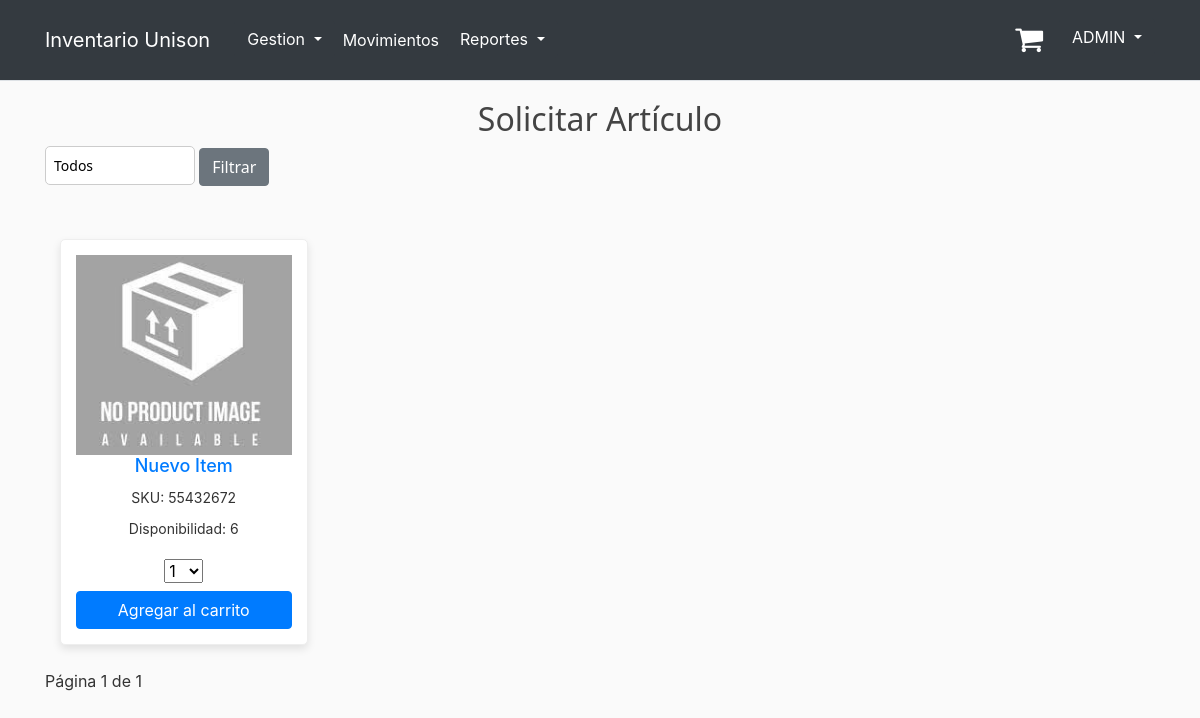
/ (signed in), run on an earlier commit of the app's database.
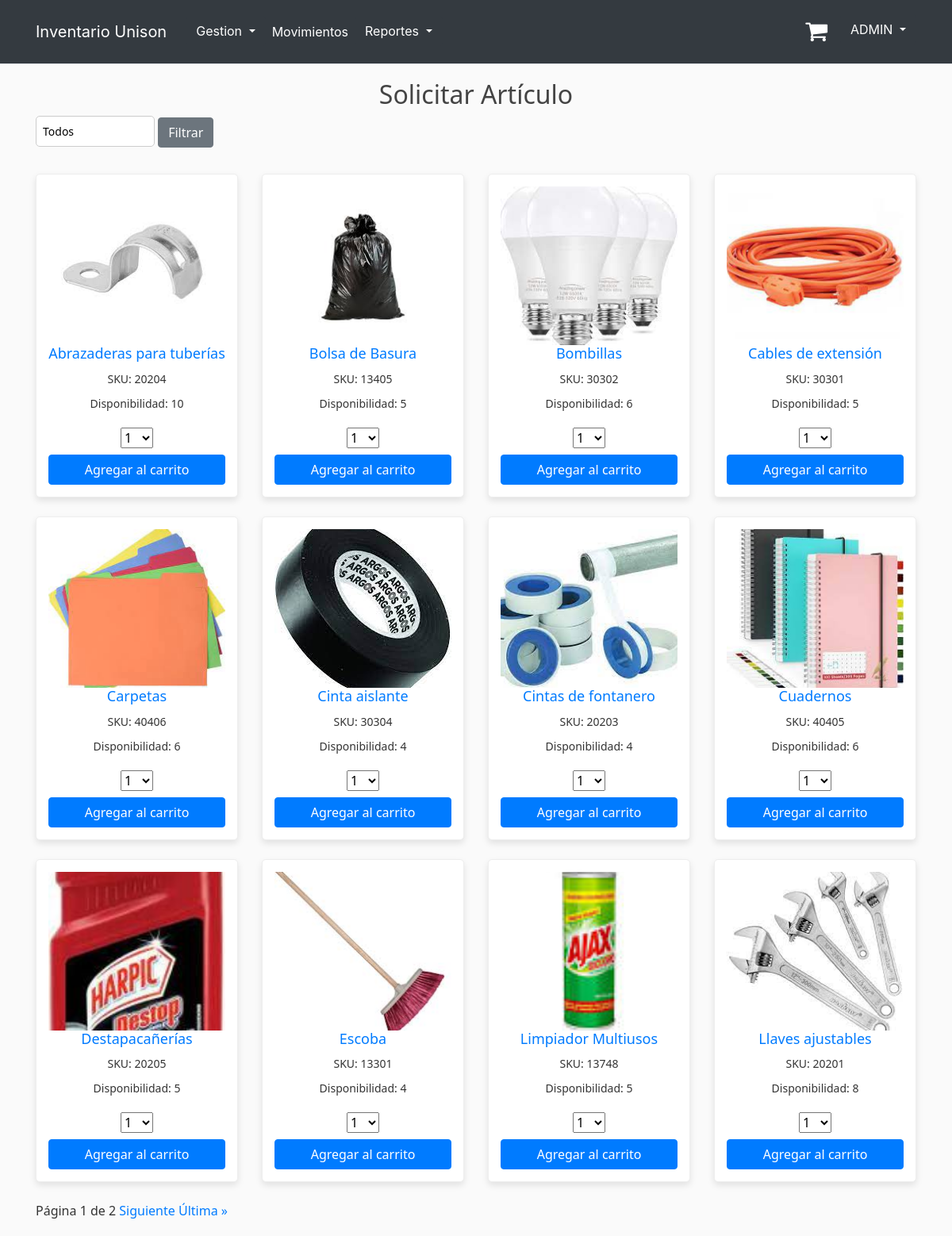
And on a later commit of the database.
### inventory/models.py (models this page shows, shortened)
class Item(models.Model):
    CATEGORY_CHOICES = [
        ('papeleria', 'Papelería'),
        ('limpieza', 'Limpieza'),
        ('plomeria', 'Plomería'),
        ('electricidad', 'Electricidad'),
    ]
    UNIT_CHOICES = [
        ('paquete', 'Paquete'),
        ('block', 'Block'),
        ('individual', 'Individual'),
        ('caja', 'Caja'),
    ]
    name = models.CharField(max_length=255)
    image = models.ImageField(default='default_item.jpg', upload_to='item_pics')
    sku = models.DecimalField(max_digits=10, decimal_places=0, unique=True)
    category = models.CharField(max_length=20, choices=CATEGORY_CHOICES)
    description = models.TextField()
    unit_type = models.CharField(max_length=20, choices=UNIT_CHOICES)
    unit_price = models.DecimalField(max_digits=10, decimal_places=2)
    stock = models.IntegerField(default=0)
    low_stock_threshold = models.IntegerField(default=10)
    unison = models.BooleanField(default=True)

### inventory/views.py (the view)
# urls.py: 2. Add a URL to urlpatterns:  path('', views.home, name='home')
@login_required
def home(request):
    items = Item.objects.all().order_by('name')
    categories = items.values_list('category', flat=True).distinct()
    selected_category = request.GET.get('category')
    if selected_category:
        items = items.filter(category=selected_category)
    items_per_page = 12
    paginator = Paginator(items, items_per_page)
    page = request.GET.get('page')
    try:
        items = paginator.page(page)
    except PageNotAnInteger:
        items = paginator.page(1)
    except EmptyPage:
        items = paginator.page(paginator.num_pages)
    context = {
        'title': 'Order Item',
        'items': items,
        'categories' : categories,
        'selected_category' : selected_category,
    }
    return render(request, 'inventory/request_item.html', context)

### inventory/templates/inventory/request_item.html (shortened to what this page needs)
{% extends "base.html" %}
{% block content %}
    <div class="product-big-title-area">
        <div class="row">
            <div class="col-md-12">
                <div class="product-bit-title text-center" style="margin-top: 20px ;">
                    <h2>Solicitar Artículo</h2>
                </div>
            </div>
        </div>
        <form method="GET" action="">
            <div class="styled-select">
                <select name="category" id="category">
                    <option value="" {% if not selected_category %} selected {% endif %}>Todos</option>
                </select>
            </div>
            <button class="btn btn-secondary" type="submit" value="Filter">Filtrar</button>
        </form>
        <br>
        <div class="single-product-area">
            <div class="row">
                {% for item in items %}
                    {% if item.stock != 0 %}
                        <div class="col-lg-3 col-md-4 col-sm-6 mb-4">
                        <div class="single-shop-product">
                        <div class="product-upper">
                            <img src="{{ item.image.url }}" alt="Imagen">
                        </div>
                        <div class="product-details">
                        <h2><a href="{% url 'display_item' item.id %}">{{ item.name }}</a></h2>
                        <p class="id">SKU: {{ item.sku }}</p>
                        <p class="stock">Disponibilidad: {{ item.stock }}</p>
                        <div class="mt-3">
                            <form method="post" action="{% url 'add_to_cart' item.id %}">
                                <select name="quantity" class="form-select form-select-sm mb-2"
                                        aria-label="Small select example">
                                    <option selected>1</option>
                                </select>
                                <button type="submit" class="btn btn-primary">Agregar al carrito</button>
                            </form>
                        </div>
                    {% endif %}
                </div>
                </div>
                </div>
                {% endfor %}
            </div>
        </div>
        <div class="pagination">
    <span class="step-links">
        <span class="current">
            Página {{ items.number }} de {{ items.paginator.num_pages }}
        </span>
        {% if items.has_next %}
            <a href="?page={{ items.next_page_number }}">Siguiente</a>
            <a href="?page={{ items.paginator.num_pages }}">Última &raquo;</a>
        {% endif %}
    </span>
        </div>
    </div>
{% endblock content %}

### templates/base.html (shortened to what this page needs)
{% load static %}
{% load i18n %}
{% language 'es' %}
<!DOCTYPE html>
<html lang="es">
<head>
    <link rel="stylesheet" href="https://cdnjs.cloudflare.com/ajax/libs/font-awesome/4.7.0/css/font-awesome.min.css">
    <link rel="stylesheet" href="https://cdn.jsdelivr.net/npm/bootstrap@4.3.1/dist/css/bootstrap.min.css"
>
    <link rel="stylesheet" type="text/css" href="{% static 'inventory/main.css' %}">
</head>
<body>
<header class="site-header">
    <nav class="navbar navbar-expand-md navbar-dark bg-dark fixed-top border-bottom">
        <div class="container">
            <a class="navbar-brand mr-4" href="/">Inventario Unison</a>
            <div class="collapse navbar-collapse" id="navbarToggle">
                <div class="navbar-nav mr-auto">
                    {% if user.is_staff %}
                        <li class="nav-item dropdown">
                            <button class="btn btn-dark dropdown-toggle" data-bs-toggle="dropdown"
                                    aria-expanded="false">
                                Gestion
                            </button>
                        </li>
                        <a class="nav-item nav-link" href="{% url 'movements' %}" style="color: white;">Movimientos</a>
                        <li class="nav-item dropdown">
                            <button class="btn btn-dark dropdown-toggle" data-bs-toggle="dropdown"
                                    aria-expanded="false">
                                Reportes
                            </button>
                        </li>
                    {% endif %}
                </div>
                <div class="navbar-nav">
                    {% if user.is_authenticated %}
                        <div class="d-flex m-3 me-0">
                            <a href="{% url 'shopping_cart' %}" class="position-relative me-4 my-auto">
                                <i class="fa fa-shopping-cart" aria-hidden="true"
                                   style="font-size:30px; color: white;"></i>
                            </a>
                        </div>
                        <div class="dropdown">
                            <button class="btn btn-dark dropdown-toggle" type="button" id="dropdownMenuButton"
                                    data-toggle="dropdown" aria-haspopup="true" aria-expanded="false"
                                    style="position: relative; top: 10px;">
                                {{ user.username }}
                            </button>
                        </div>
                    {% else %}
                        <a class="nav-item nav-link" href="{% url 'login' %}">Iniciar Sesion</a>
                    {% endif %}
                </div>
            </div>
        </div>
    </nav>
</header>
<main role="main" class="container">
    {% block content %}{% endblock %}
</main>
</body>
</html>
{% endlanguage %}

### inventory/static/inventory/main.css (style rules this page uses)
body { background: #fafafa; color: #333333; margin-top: 5rem; }
h1, h2, h3, h4, h5, h6 { color: #444444; }
.site-header .navbar-nav .nav-link { color: #cbd5db; }

### inventory/templates/inventory/request_item.html (style rules this page uses)
.product-big-title-area { margin-bottom: 20px; font-family: system-ui, -apple-system, BlinkMacSystemFont, 'Segoe UI', Roboto, Oxygen, Ubuntu, Cantarell, 'Open Sans', 'Helvetica Neue', sans-serif; }
.single-shop-product form { display: flex; flex-direction: column; align-items: center; }
.single-shop-product button { width: 100%; }
.single-shop-product .stock { font-size: 14px; margin-bottom: 20px; }
.single-shop-product .id { font-size: 14px; margin-bottom: 10px; }
.single-shop-product h2 { font-size: 18px; margin-bottom: 10px; }
.single-shop-product img { width: 100%; height: 200px; object-fit: cover; }
.single-shop-product { background-color: #fff; border: 1px solid #eee; border-radius: 5px; padding: 15px; text-align: center; box-shadow: 0 4px 8px rgba(0, 0, 0, 0.1); }
.styled-select { position: relative; display: inline-block; width: 150px; margin-bottom: 10px; }
.styled-select select { appearance: none; -webkit-appearance: none; -moz-appearance: none; width: 100%; padding: 8px; font-size: 14px; border: 1px solid #ccc; border-radius: 5px; background-color: #fff; cursor: pointer; }
.styled-select select option { padding: 5px; font-size: 14px; cursor: pointer; }
.styled-select select option:checked { background-color: #007bff; color: #fff; }

What changed in the data, as far as the page shows it:
removed Item: image (placeholder picture), name "Nuevo Item", sku "55432672", stock "6"
added Item: image (picture), name "Abrazaderas para tuberías", sku "20204", stock "10"
added Item: image (picture), name "Bolsa de Basura", sku "13405", stock "5"
added Item: image (picture), name "Bombillas", sku "30302", stock "6"
added Item: image (picture), name "Cables de extensión", sku "30301", stock "5"
added Item: image (picture), name "Carpetas", sku "40406", stock "6"
added Item: image (picture), name "Cinta aislante", sku "30304", stock "4"
added Item: image (picture), name "Cintas de fontanero", sku "20203", stock "4"
added Item: image (picture), name "Cuadernos", sku "40405", stock "6"
added Item: image (picture), name "Destapacañerías", sku "20205", stock "5"
added Item: image (picture), name "Escoba", sku "13301", stock "4"
added Item: image (picture), name "Limpiador Multiusos", sku "13748", stock "5"
added Item: image (picture), name "Llaves ajustables", sku "20201", stock "8"
Also different on the page:
{{ items.paginator.num_pages }}: "1" → "2"
text now shown: "Siguiente Última »"
